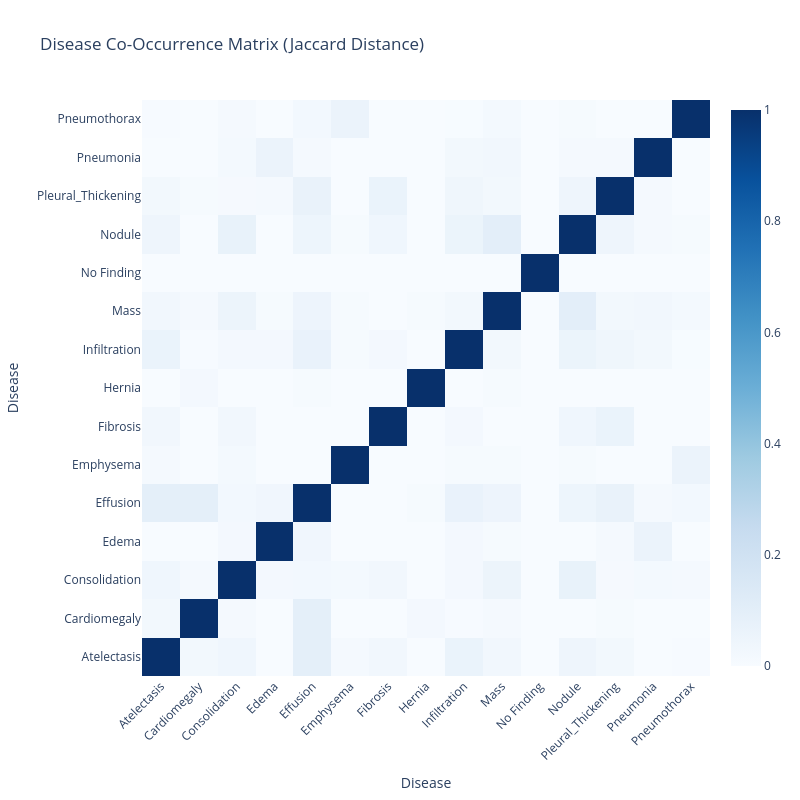

The notebook cell saved with this chart:
### Code cell
jaccard_matrix = np.zeros((len(utils.maladies), len(utils.maladies)))
for i, disease1 in enumerate(utils.maladies):
    for j, disease2 in enumerate(utils.maladies):
        intersection = np.logical_and(df[disease1], df[disease2]).sum()
        union = np.logical_or(df[disease1], df[disease2]).sum()
        jaccard_matrix[i, j] = intersection / union if union != 0 else 0

jaccard_df = pd.DataFrame(jaccard_matrix, index=utils.maladies, columns=utils.maladies)

fig = go.Figure(data=go.Heatmap(
    z=jaccard_df.values,
    x=jaccard_df.columns,
    y=jaccard_df.index,
    colorscale='Blues'
))

fig.update_layout(title='Disease Co-Occurrence Matrix (Jaccard Distance)',
                  xaxis_title='Disease',
                  yaxis_title='Disease',
                  xaxis=dict(tickangle=-45),
                  width=800, height=800)

fig.show()

### Figure 1 — Plotly figure (JSON) as saved in the notebook; plotly's stock layout.template omitted (floating-point values rounded to 4 significant figures; data arrays with more than 128 entries replaced by an {"elided": "..."} marker saying what was removed)
{"data": [{"colorscale": [[0, "rgb(247,251,255)"], [0.125, "rgb(222,235,247)"], [0.25, "rgb(198,219,239)"], [0.375, "rgb(158,202,225)"], [0.5, "rgb(107,174,214)"], [0.625, "rgb(66,146,198)"], [0.75, "rgb(33,113,181)"], [0.875, "rgb(8,81,156)"], [1, "rgb(8,48,107)"]], "type": "heatmap", "x": ["Atelectasis", "Cardiomegaly", "Consolidation", "Edema", "Effusion", "Emphysema", "Fibrosis", "Hernia", "Infiltration", "Mass", "No Finding", "Nodule", "Pleural_Thickening", "Pneumonia", "Pneumothorax"], "y": ["Atelectasis", "Cardiomegaly", "Consolidation", "Edema", "Effusion", "Emphysema", "Fibrosis", "Hernia", "Infiltration", "Mass", "No Finding", "Nodule", "Pleural_Thickening", "Pneumonia", "Pneumothorax"], "z": {"elided": "15x15 float values"}}], "layout": {"height": 800, "title": {"text": "Disease Co-Occurrence Matrix (Jaccard Distance)"}, "width": 800, "xaxis": {"tickangle": -45, "title": {"text": "Disease"}}, "yaxis": {"title": {"text": "Disease"}}}}
